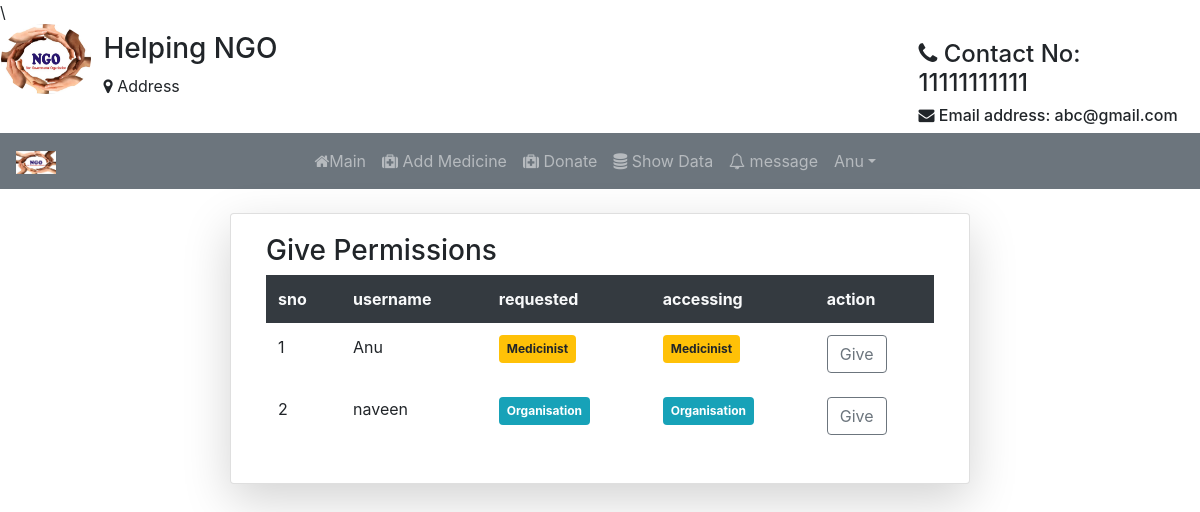
The page /gvperm/ (signed in) on the database its author committed.
### Student/models.py (models this page shows)
class User(AbstractUser):
	img= models.ImageField(upload_to='Profiles/',default="profile.png")
	dob=models.DateField(null=True,blank=True)
	organization_name=models.CharField(max_length=120,blank=True,null=True)
	hospital_name=models.CharField(max_length=120,blank=True,null=True)
	g=[('Male','Male'),('Female','Female')]
	gender=models.CharField(max_length=10,choices=g,null=True,blank=True)
	ph_no=models.CharField(max_length=10)
	pan_no=models.CharField(max_length=10,null=True,blank=True)
	address=models.CharField(max_length=100)
	postal_code=models.CharField(max_length=7)
	city=models.CharField(max_length=20)
	state=models.CharField(max_length=20,default='Andra Pradesh')
	country=models.CharField(max_length=20,default='India')
	p=[(1,'Medicinist'),(2,'Organisation'),(3,'Guest')]
	role=models.IntegerField(choices=p,default=3)

### Student/views.py (the view)
# urls.py: path('gvperm/',views.gvper,name="gv"),
def gvper(request):
	m = User.objects.all()
	n = Rolrq.objects.all()
	p,s = [],{}
	for i in m:
		p.append(i.id)
	for j in m:
		if j.id not in p or j.is_superuser:
			continue
		else:
			q = Rolrq.objects.get(ud_id=j.id)
			s[j.id] = j.username,q.roltype,q.prf,j.role,j.id
	return render(request,'htfiles/giveperm.html',{'v':s.values()})

### Student/templates/htfiles/giveperm.html (shortened to what this page needs)
{% extends 'htfiles/header.html' %}
{% block content %}
<div class="container mt-4">
	<div class="card col-md-8 mx-auto shadow-lg">
		<div class="card-body">
			<h3>Give Permissions</h3>
			<table class="table table-borderless">
				<tr class="bg-dark text-light">
					<th>sno</th>
					<th>username</th>
					<th>requested</th>
					<th>accessing</th>
					<th>action</th>
				</tr>
				{% for n in v %}
				<tr>
					<td>{{forloop.counter}}</td>
					<td>{{n.0}}</td>
					<td>
						{% if n.1 == 1 %}
						<span class="badge badge-warning p-2">Medicinist</span>
						{% elif n.1 == 2 %}
						<span class="badge badge-info p-2">Organisation</span>{% endif %}
					</td>
					<td>{% if n.3 == 1 %}<span class="badge badge-warning p-2">Medicinist</span>{% elif n.3 == 2 %}<span class="badge badge-info p-2">Organisation</span>{% else %}<span class="badge badge-danger p-2">Guest</span>{% endif %}</td>
					<td><a href="{% url 'apr' n.4 %}" class="btn btn-outline-secondary">Give</a></td>
				</tr>
				{% endfor %}
			</table>
		</div>
	</div>
</div>
{% endblock %}

### Student/templates/htfiles/navbar.html (shortened to what this page needs)
{% load static %}
<div class="row">
  <div class="col col-md-1" style="margin-left:1px;">
  <img src="{% static 'images/NGO.jpg' %}" alt="logo" style="width:90px; height: 70px;" class="rounded-circle">
  </div>
  <div class="col mt-2">
    <h3>Helping NGO</h3>
    <p><i class="fa fa-map-marker" aria-hidden="true"></i>
Address</p>
  </div>
  <div class="col-md-3" style="margin-right: 4px">
    <h4 class="mt-3"><i class="fa fa-phone" aria-hidden="true"></i>
Contact No: 11111111111</h4>
    <h6><i class="fa fa-envelope" aria-hidden="true"></i>   Email address: abc@gmail.com</h6>
  </div>
</div>
<nav class="navbar navbar-expand-sm bg-secondary text-white navbar-dark">
  <a class="navbar-brand" href="#">
    <img src="{% static 'images/NGO.jpg' %}" alt="logo" style="width: 40px;">
  </a>
  <ul class="navbar-nav ml-auto text-white" style="margin-right: 300px">
{% if not user.is_authenticated %}
    <li class="nav-item" style="margin-right: 80px">
      <a class="nav-link" href="#"><i class="fa fa-home" aria-hidden="true"></i>
Home</a>
    </li>
    <li class="nav-item" style="margin-right: 80px">
      <a class="nav-link" href="{% url 'ab' %}"><i class="fa fa-user" aria-hidden="true"></i>
About us</a>
   <!--  </li>
    <li class="nav-item" style="margin-right: 80px">
      <a class="nav-link" href="#">Volunteers</a>
    </li> -->
    <li class="nav-item" style="margin-right: 80px">
      <a class="nav-link" href="#"><i class="fa fa-users" aria-hidden="true"></i>
Our workers</a>
    </li>
    <li class="nav-item" style="margin-right: 80px">
      <a class="nav-link" href="#"><i class="fa fa-phone" aria-hidden="true"></i>
Contact us</a>
    </li>
    <li class="nav-item">
      <a class="nav-link" href="{% url 'lg' %}"><span class="glyphicon glyphicon-user"></span><i class="fa fa-sign-in" aria-hidden="true"></i>
Login</a>
    </li>
  {% elif user.role == 1 %}
  <li class="nav-item">
        <a class="nav-link" href="{% url 'mn' %}"><i class="fa fa-home" aria-hidden="true"></i>Main</a>
      </li>
      <li class="nav-item">
        <a class="nav-link" href="{% url 'up' %}"><i class="fa fa-medkit" aria-hidden="true"></i>
Add Medicine</a>
      </li>
      <li class="nav-item">
        <a class="nav-link" href="{% url 'expt' %}"><i class="fa fa-medkit" aria-hidden="true"></i>
Donate</a>
      </li>
      <li class="nav-item">
        <a class="nav-link" href="{% url 'tab' %}"><i class="fa fa-database" aria-hidden="true"></i>
Show Data</a>
      </li>
      <li class="nav-item">
        <a class="nav-link" href="#"><i class="fa fa-bell-o" aria-hidden="true"></i>
message </a>
      </li>
      <li class="dropdown">
      <a type="button" class="nav-link dropdown-toggle" data-toggle="dropdown">{{user.username}}</a>
    {% endif %}
    </ul>
</nav>

### Student/templates/htfiles/navbar.html (style rules this page uses)
.nav-link { color: light; }

### rows shown on the page
User: username "Anu", username "Anu"
User: username "naveen"
